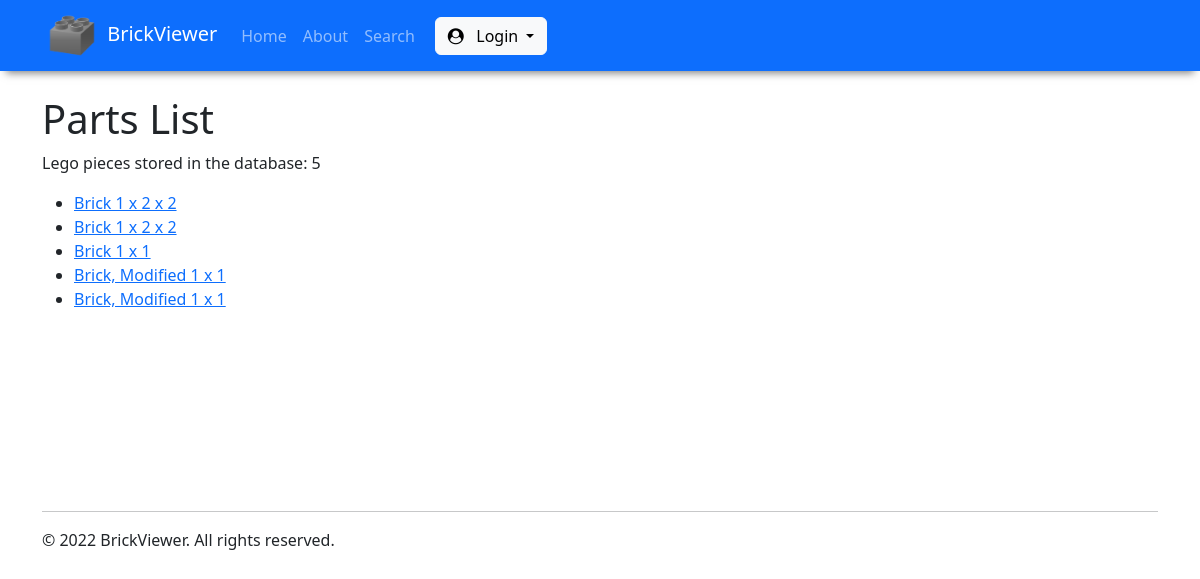
Page /catalog/bricks/ on the committed database.
### catalog/models.py (models this page shows, shortened)
class LegoPart(models.Model):
    id = models.UUIDField(primary_key = True, default = uuid.uuid4)
    name = models.CharField(max_length = 50, help_text = "Type part name")
    description = models.TextField(max_length = 1000, help_text = "Type part description (up to 1000 characters)", blank = True)
    image = models.ImageField(blank = True, upload_to = 'images/')
    category = models.ForeignKey(Category, on_delete = models.PROTECT, null = True)
    subcategory = models.ForeignKey(Subcategory, on_delete = models.PROTECT, null = True)
    public_access = models.BooleanField(default = False)

### catalog/views.py (the view)
# urls.py: path('bricks/', views.BrickListView.as_view(), name = 'bricks'),
class BrickListView(generic.ListView):
    model = LegoPart
    def get_queryset(self):
        return LegoPart.objects.filter(name__icontains = 'Brick')

### catalog/templates/catalog/legopart_list.html (shortened to what this page needs)
{% extends 'base.html' %}
{% block content %}
    <h1>Parts List</h1>
    <p>
        Lego pieces stored in the database: {{ legopart_list.count }}
    </p>
    {% if legopart_list %}
        <ul>
            {% for part in legopart_list %}
                <li>
                    <a href="{{ part.pk }}">{{ part.name }}</a>
                </li>
            {% endfor %}
        </ul>
    {% else %}
        <p>There are no Lego parts in the database.</p>
    {% endif %}
{% endblock %}

### rows in the picture
LegoPart: name "Brick 1 x 2 x 2"
LegoPart: name "Brick 1 x 2 x 2"
LegoPart: name "Brick 1 x 1"
LegoPart: name "Brick, Modified 1 x 1"
LegoPart: name "Brick, Modified 1 x 1"

### other values in the picture
{{ legopart_list.count }} "5"
